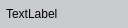
<?xml version="1.0" encoding="UTF-8"?>
<ui version="4.0">
 <class>PlayerListItem</class>
 <widget class="QWidget" name="PlayerListItem">
  <property name="geometry">
   <rect>
    <x>0</x>
    <y>0</y>
    <width>128</width>
    <height>28</height>
   </rect>
  </property>
  <property name="minimumSize">
   <size>
    <width>0</width>
    <height>28</height>
   </size>
  </property>
  <property name="windowTitle">
   <string>Form</string>
  </property>
  <property name="styleSheet">
   <string notr="true">#PlayerListItem {
	background-color: #C9CBCF;
	border-radius: 10px;
}
#PlayerListItem:hover {background-color: #B3B6BC}
#PlayerListItem[selected=true] {background-color: #85D2FF}
#PlayerListItem[selected=true]:hover {background-color: #5CC3FF}

QLabel {
	color: black;
	background: transparent;
}

QMenu {
    background-color: white;
    color: black;
}
QMenu::item, QMenu::icon {
    border-radius: 10px;
    padding: 5px;
}
QMenu::item:selected {
    background-color: #EAECEC;
}</string>
  </property>
  <layout class="QHBoxLayout" name="horizontalLayout" stretch="1,0">
   <property name="spacing">
    <number>0</number>
   </property>
   <property name="leftMargin">
    <number>6</number>
   </property>
   <property name="topMargin">
    <number>6</number>
   </property>
   <property name="rightMargin">
    <number>6</number>
   </property>
   <property name="bottomMargin">
    <number>6</number>
   </property>
   <item>
    <widget class="QLabel" name="label_username">
     <property name="text">
      <string>TextLabel</string>
     </property>
    </widget>
   </item>
   <item>
    <widget class="QLabel" name="icon_host">
     <property name="pixmap">
      <pixmap resource="resources.qrc">:/icons/host.png</pixmap>
     </property>
    </widget>
   </item>
  </layout>
 </widget>
 <resources>
  <include location="resources.qrc"/>
 </resources>
 <connections/>
</ui>
